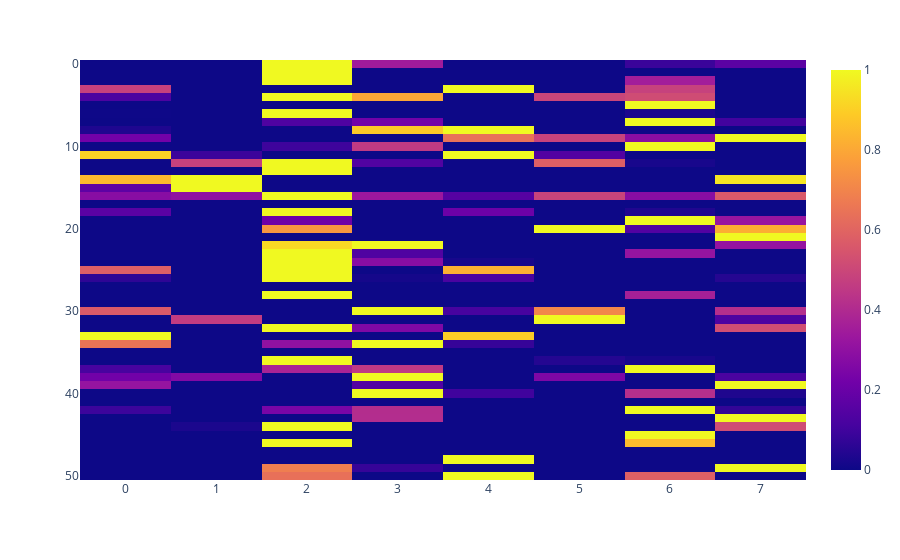

Notebook source saved alongside this figure:
### Code cell
fig.show()

### Figure 1 — Plotly figure (JSON) as saved in the notebook; plotly's stock layout.template omitted (floating-point values rounded to 4 significant figures; data arrays with more than 128 entries replaced by an {"elided": "..."} marker saying what was removed)
{"data": [{"coloraxis": "coloraxis", "hovertemplate": "x: %{x}<br>y: %{y}<br>color: %{z}<extra></extra>", "name": "0", "type": "heatmap", "xaxis": "x", "yaxis": "y", "z": {"elided": "51x8 float values"}}], "layout": {"coloraxis": {"colorscale": [[0, "#0d0887"], [0.1111, "#46039f"], [0.2222, "#7201a8"], [0.3333, "#9c179e"], [0.4444, "#bd3786"], [0.5556, "#d8576b"], [0.6667, "#ed7953"], [0.7778, "#fb9f3a"], [0.8889, "#fdca26"], [1, "#f0f921"]]}, "margin": {"t": 60}, "xaxis": {"anchor": "y", "domain": [0, 1]}, "yaxis": {"anchor": "x", "autorange": "reversed", "domain": [0, 1]}}}
